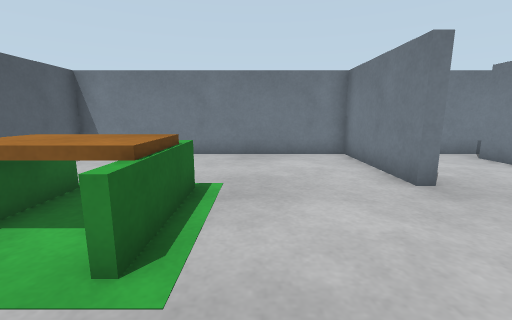
View 1 (above)

16 first-person views from a walk through a Webots world. The camera is 0.72 m above the floor, tilts 10° down and sees 90° across. The floor is counted in squares, 0.5 m on a side. Each view is taken from the middle of a square. On the plan, view 1 faces up. The plan holds only what a view shows up to about 13 squares ahead; the rest is blank. The robots in the file are not drawn.

View 2
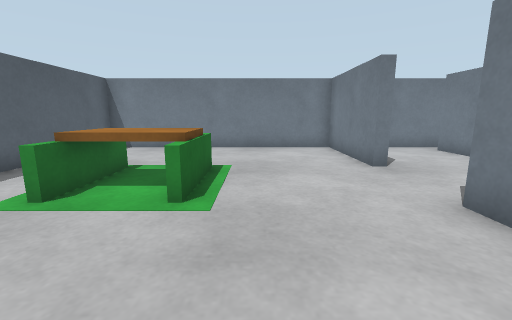

View 3
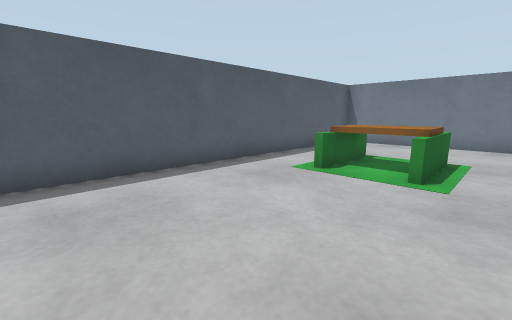

View 4
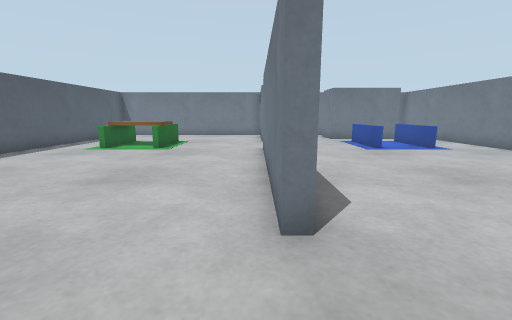

View 5
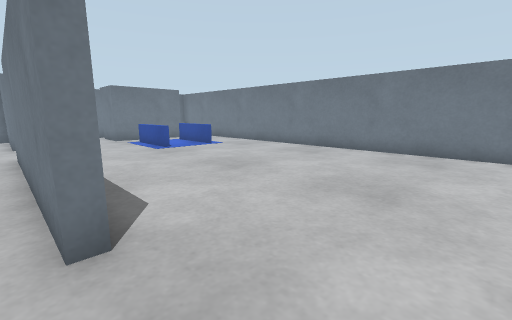

View 6
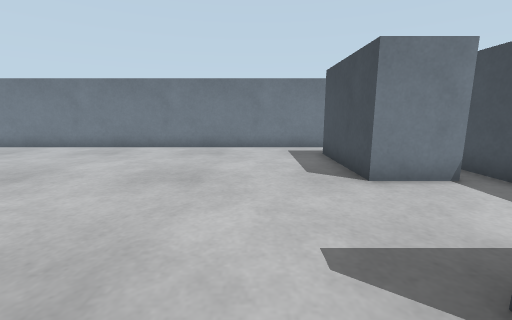

View 7
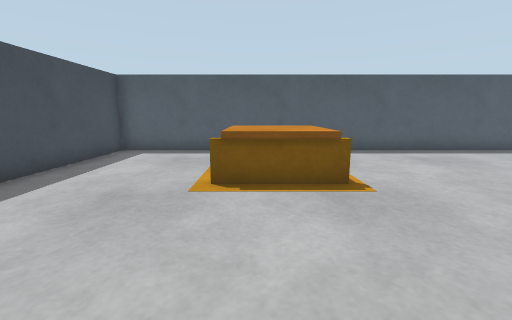

View 8
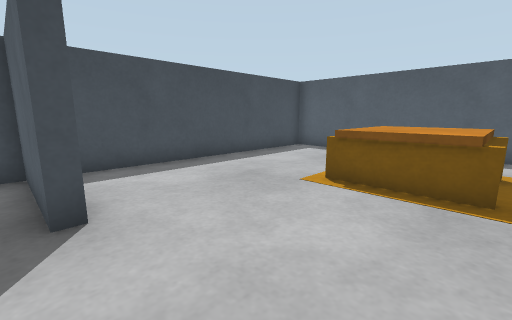

View 9
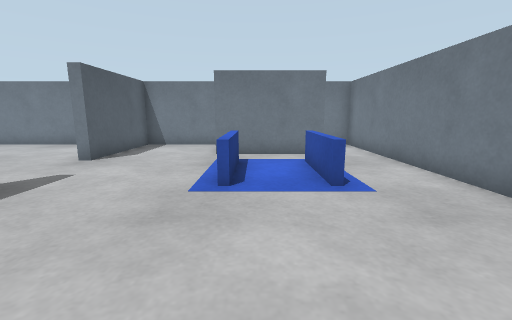

View 10
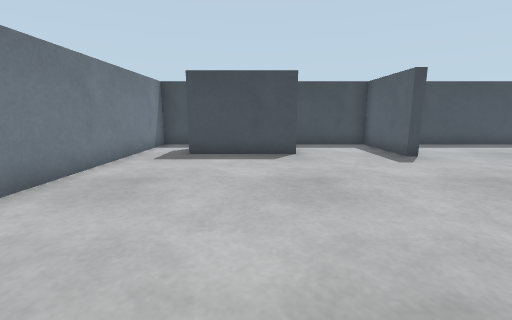

View 11
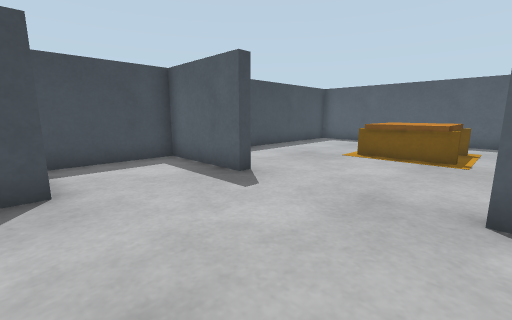

View 12
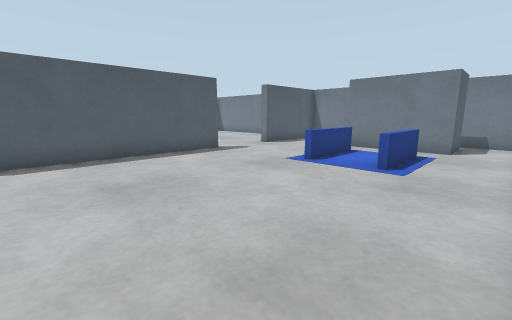

View 13
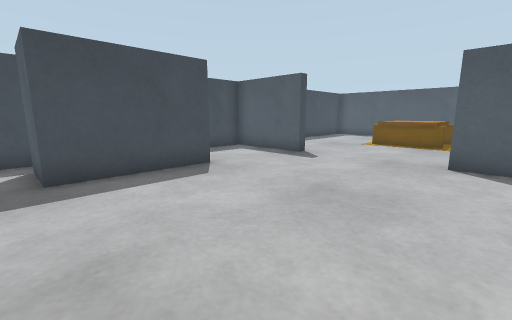

View 14
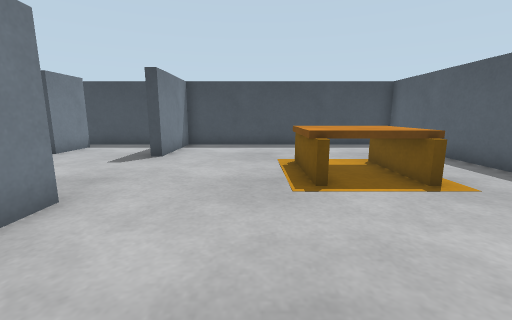

View 15
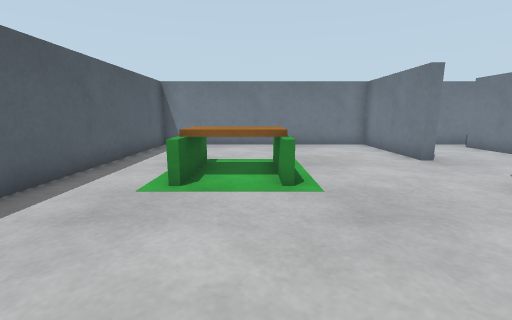

View 16
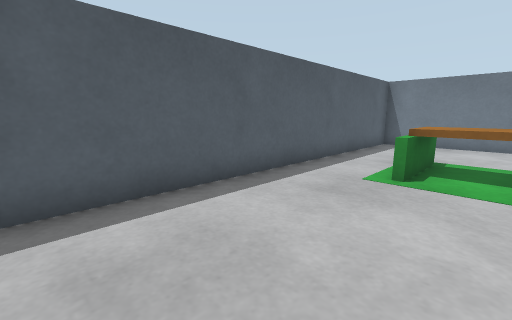

### Floor plan
Points are (right, up) in squares from view 1. A wall is a line through its corners. A room is listed if a view was taken in it or the views show most of it. See-through windows are left out.
Room 1 (views 1, 2, 3, 4, 5, 6, 7, 8, 9, 10, 11, 12, 13, 14, 15, 16)
walls: (3.7, 2) (3.7, -6.1) (3.3, -6.1) (3.3, 2); (8.5, 9.5) (3.7, 9.5) (3.7, 5.1) (3.3, 5.1) (3.3, 9.5) (-6.5, 9.5) (-6.5, -14.5) (3.3, -14.5) (3.3, -10.9) (3.7, -10.9) (3.7, -14.5) (8.8, -14.5); (11.4, -14.5) (13.5, -14.5) (13.5, 9.5) (11.4, 9.5)
low walls: (-1.5, 2) (-1.5, 3.2); (-1.5, 3.4) (-1.5, 3.9); (-1.2, 5) (-1.2, 2); (-3.5, 5) (-3.5, 2)
objects: pallet (-4, -9) to (-1, -8); pallet (-3, 3) to (-2, 4); grey box (8, -13) to (11, -12); blue box (8, 2) to (8, 5); grey box (8, 7) to (11, 8); blue box (11, 2) to (11, 5)

Where each view was taken, in squares from view 1:
view 1: 0 up, 0 right, facing up
view 2: 2 down, 0 right, facing up
view 3: 4 down, 0 right, facing up-left
view 4: 9 down, 3 right, facing up
view 5: 9 down, 3 right, facing up-right
view 6: 9 down, 2 right, facing right
view 7: 9 down, 4 right, facing left
view 8: 7 down, 4 right, facing down-left
view 9: 3 down, 9 right, facing up
view 10: 2 down, 9 right, facing down
view 11: 6 down, 8 right, facing down-left
view 12: 5 down, 13 right, facing up-left
view 13: 5 down, 12 right, facing down-left
view 14: 2 down, 0 right, facing down
view 15: 3 down, 2 left, facing up
view 16: 4 down, 2 left, facing up-left
